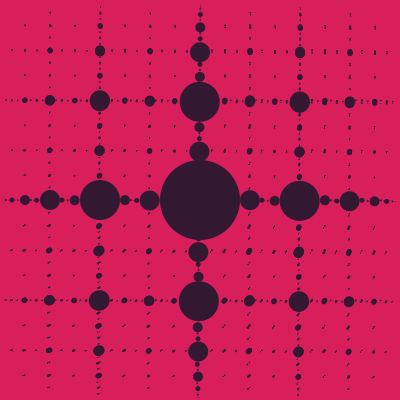
Frame 1 (no input)
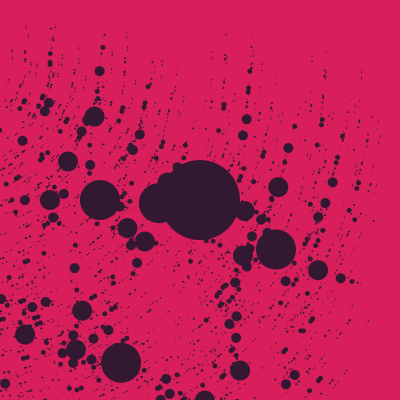
Frame 60 (the mouse pressed at the canvas centre just before this capture)
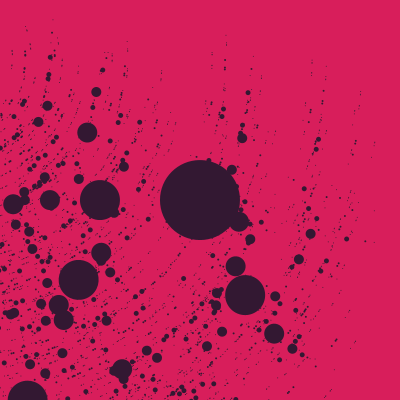
Frame 120 (the mouse held since frame 60 and released just before this capture)

The Processing sketch that drew these frames (run headless with seeded random() and noise(); from frame 60 on, the mouse is pressed at the canvas centre):

// Processing sketch: Circles
// ── Circles.pde
void setup() {
  size(400, 400);
  
}

float a = 0;

void draw() {
  a++;
  background(216, 30, 91);
  noStroke();
  drawCircle(width/2, height/2, width/5);
}

void drawCircle(int x, int y, int r) {
  fill(51, 24, 50, 255);
  rotate(radians(a/10000));
  translate(a/10000, a/10000);
  ellipse(x, y, r, r);
  if (r > 1) {
    drawCircle(x/2, y, r/2);
    drawCircle(width/2 + x/2, y, r/2);
    drawCircle(x, height/2 + y/2, r/2);
    drawCircle(x, y/2, r/2);
  }
  
}
